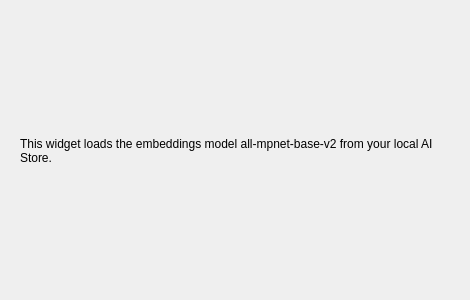
<?xml version="1.0" encoding="UTF-8"?>
<ui version="4.0">
 <class>Form</class>
 <widget class="QWidget" name="Form">
  <property name="geometry">
   <rect>
    <x>0</x>
    <y>0</y>
    <width>470</width>
    <height>300</height>
   </rect>
  </property>
  <property name="windowTitle">
   <string>Form</string>
  </property>
  <widget class="QLabel" name="Description">
   <property name="geometry">
    <rect>
     <x>20</x>
     <y>20</y>
     <width>431</width>
     <height>261</height>
    </rect>
   </property>
   <property name="text">
    <string>This widget loads the embeddings model all-mpnet-base-v2 from your local AI Store.</string>
   </property>
   <property name="textFormat">
    <enum>Qt::AutoText</enum>
   </property>
   <property name="alignment">
    <set>Qt::AlignLeading|Qt::AlignLeft|Qt::AlignVCenter</set>
   </property>
   <property name="wordWrap">
    <bool>true</bool>
   </property>
  </widget>
 </widget>
 <resources/>
 <connections/>
</ui>
